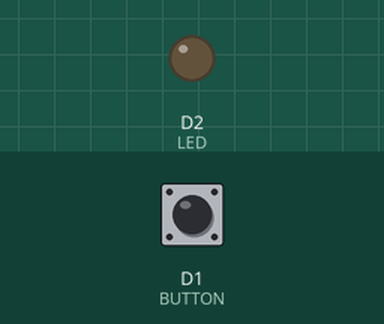
Bench run of a sketch on a simulated ESP8266 (NodeMCU). On the bench: output pins drawn as LEDs (lit = HIGH). The test bench sets the inputs (shaded band); at power-on: D1 (BUTTON) LOW. What the sketch prints to the serial monitor is not drawn.

Above: at 1.2 s.
1.3 s: D1 (BUTTON) pulled HIGH for 0.15 s
At 1.37 s:
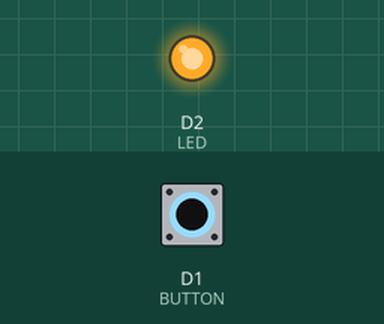
2.9 s: D1 (BUTTON) pulled HIGH for 3.2 s
At 7.4 s:
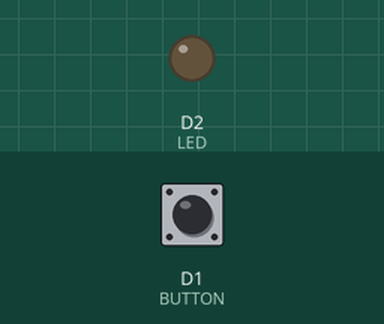
Timing chart, 0 to 8.9 s (numbered marks = the images above; inputs shaded):
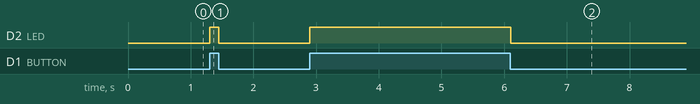

The sketch:

boton.ino
```cpp
#include <ESP8266WiFi.h>

#define LED D2
#define BUTTON D1

int brightness = 0;
int fadeAmount = 1;

void setup() {
  pinMode(LED, OUTPUT);
  pinMode(BUTTON, INPUT);
  Serial.begin(115200);
}
void loop() {
  digitalWrite(LED, digitalRead(BUTTON));
  Serial.println(digitalRead(BUTTON));
}
```

Measured:
- after the input at 1.3 s, D2 (LED): LOW → HIGH at once, → LOW 0.15 s later
- after the input at 2.9 s, D2 (LED): LOW → HIGH at once, → LOW 3.2 s later
